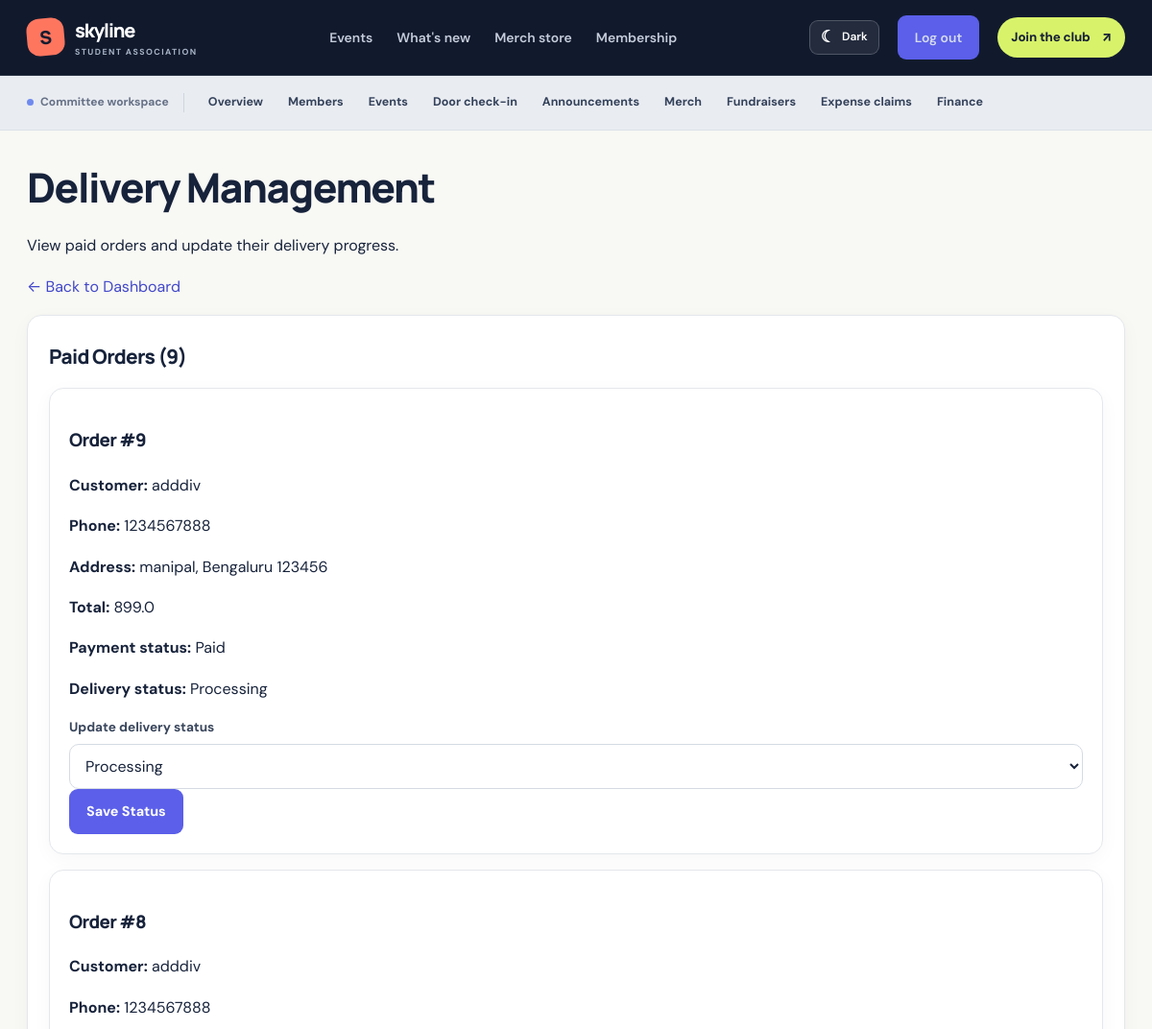
The page /staff/deliveries (signed in, upper part) on the database as committed earlier.
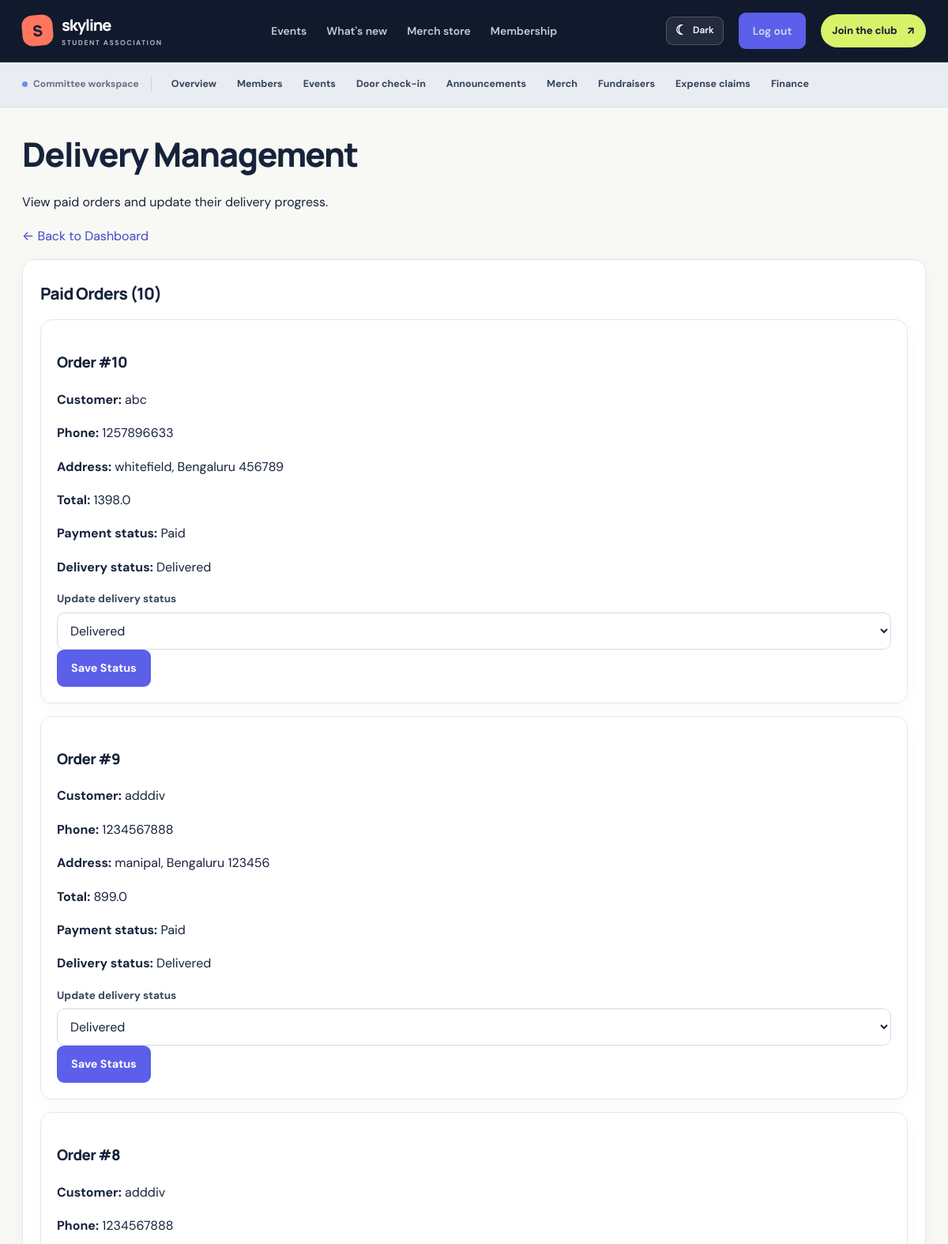
The same page on the database as committed later.
### tables this page shows
CREATE TABLE orders (
    id INTEGER PRIMARY KEY,
    token TEXT UNIQUE NOT NULL,
    name TEXT NOT NULL,
    email TEXT NOT NULL,
    subtotal REAL NOT NULL,
    discount REAL NOT NULL DEFAULT 0,
    total REAL NOT NULL,
    status TEXT NOT NULL DEFAULT 'pending',
    created_at TEXT NOT NULL,
    paid_at TEXT
, phone TEXT NOT NULL DEFAULT '', address TEXT NOT NULL DEFAULT '', city TEXT NOT NULL DEFAULT '', pincode TEXT NOT NULL DEFAULT '', delivery_status TEXT NOT NULL DEFAULT 'Order Placed');

### app.py (the view)
@app.get('/staff/deliveries')
@staff_required('delivery_staff')
def staff_deliveries():
    orders = query("""
        SELECT id, name, phone, address, city, pincode,
               total, status, delivery_status, created_at
        FROM orders
        WHERE status = 'paid'
        ORDER BY id DESC
    """)
    return render_template('staff_deliveries.html', orders=orders)

### app.py (called while the page is built, shortened)
@app.context_processor
def inject_csrf_token():
    from flask_wtf.csrf import generate_csrf
    return {"csrf_token": generate_csrf}

@app.context_processor
def inject_globals():
    return {'is_admin': bool(session.get('admin')), 'status_of': member_status}

def staff_required(*allowed_roles):
    def decorator(view):
        @wraps(view)
        def wrapper(*args, **kwargs):
            if session.get('admin'):
                return view(*args, **kwargs)
        return wrapper
    return decorator

### db.py (called while the page is built)
def get_db():
    if 'db' not in g:
        g.db = sqlite3.connect(DB_PATH)
        g.db.row_factory = sqlite3.Row
        g.db.execute('PRAGMA foreign_keys = ON')
    return g.db

def query(sql, args=(), one=False):
    cur = get_db().execute(sql, args)
    rows = cur.fetchall()
    cur.close()
    if one:
        return rows[0] if rows else None
    return rows

### templates/staff_deliveries.html (shortened to what this page needs)
{% extends "base.html" %}
{% block content %}
<section class="login-page">
    <h1>Delivery Management</h1>
    <p>View paid orders and update their delivery progress.</p>
    <p>
        <a href="{{ url_for('staff_dashboard') }}" class="button">
            ← Back to Dashboard
        </a>
    </p>
    {% if orders %}
        <div class="card">
            <h2>Paid Orders ({{ orders|length }})</h2>
            {% for order in orders %}
                <div class="card" style="margin: 16px 0; padding: 20px;">
                    <h3>Order #{{ order['id'] }}</h3>
                    <p><strong>Customer:</strong>
                        {{ order['name'] }}</p>
                    <p><strong>Phone:</strong>
                        {{ order['phone'] or 'Not provided' }}</p>
                    <p><strong>Address:</strong>
                        {{ order['address'] or 'Not provided' }},
                        {{ order['city'] or '' }}
                        {{ order['pincode'] or '' }}
                    </p>
                    <p><strong>Total:</strong>
                        {{ order['total'] }}</p>
                    <p><strong>Payment status:</strong>
                        {{ order['status']|title }}</p>
                    <p><strong>Delivery status:</strong>
                        {{ order['delivery_status'] or 'Order Placed' }}</p>
                    <form method="POST"
                          action="{{ url_for('staff_update_delivery_status',
                                             order_id=order['id']) }}">
                        <label for="status-{{ order['id'] }}">
                            Update delivery status
                        </label>
                        <select id="status-{{ order['id'] }}"
                                name="delivery_status"
                                required>
                            {% for status in [
                                'Order Placed',
                                'Processing',
                                'Shipped',
                                'Delivered',
                                'Cancelled'
                            ] %}
                                <option value="{{ status }}"
                                    {% if (order['delivery_status'] or 'Order Placed') == status %}
                                        selected
                                    {% endif %}>
                                    {{ status }}
                                </option>
                            {% endfor %}
                        </select>
                        <button type="submit" class="button">
                            Save Status
                        </button>
                    </form>
                </div>
            {% endfor %}
        </div>
    {% else %}
        <div class="card">
            <h2>No paid orders yet</h2>
            <p>Paid orders will appear here when customers place them.</p>
        </div>
    {% endif %}
</section>
{% endblock %}

Rows that differ between the two databases and show on the page:
added orders: id "10", name "abc", phone "1257896633", address "whitefield", city "Bengaluru", pincode "456789", total "1398.0", status "Paid", delivery_status "Delivered"
changed orders "manipal": delivery_status "Processing" → "Delivered"
Other text that changed with them:
{{ orders|length }}: "9" → "10"
